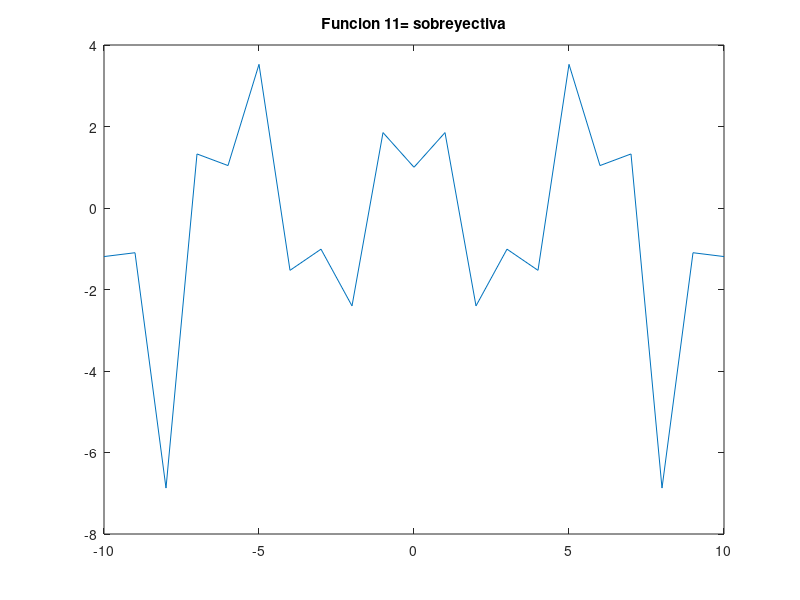

Source code (MATLAB):
% Script de Octave
% Titulo      :Funciones trascendentes
% Author      :Astrit Lariza Garcia Castillo
% Date        :20211123
% Version     :1
% Usage       :octave> cd /path/
% Notes       :Requiere aplicacion octave 


clear


x= -10:1:10;
 
fx= sec(x);

plot(x, fx);


title(['Funcion 11= sobreyectiva']);
disp("Esta funcion es subrayectiva por que ningun elemento del codominio y sobra respecto al dominio");
disp("Esta funcion no es inyectiva porque al trazar una rectar hacia el eje x, esta corta mas de un punto la recta");
disp("Por lo tanto no puede ser biyectiva por que no cumple con ambas clasificaciones");